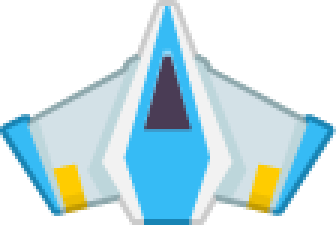
#> input picture projects/gogabox/assets/games/lanes/ship_blue.png, 112 x 75 px (shown 3 times larger); its folder holds 6 pictures in this run; the run also reads 1 picture not shown here
$ python v032_invaders_art.py
#> lines starting #> are read from the running program, lines starting #| are printed output that depends on the picture; after the words box and inside, x2 and y2 are one past the last pixel; in counts of white or black regions, pixels touching at a corner belong together
#!/usr/bin/env python3
# v0.3.2 SPACE INVADERS - the art pass (rebuilt from the owner's contract).
# Paints every invader asset into assets/games/invaders/ :
#   7 crew ships (derived from the lanes hulls - the owner: "edit some ships and
#   change their size and colors"), 11 enemy kinds, 10 bosses, 10 planet plates
#   (+ the neutral scheme), projectiles/VFX and items.
# Deterministic: every random call is seeded. 4x supersample on painted bodies.
import os, math, random
import numpy as np
from PIL import Image, ImageDraw, ImageFilter, ImageChops

ROOT = os.path.dirname(os.path.dirname(os.path.abspath(__file__)))          # projects/gogabox
PROJ = ROOT
LANES = os.path.join(PROJ, "assets", "games", "lanes")
OUT = os.path.join(PROJ, "assets", "games", "invaders")
os.makedirs(OUT, exist_ok=True)

def S(x):  # supersample factor
    return 4 if x <= 400 else 2

def canvas(w, h):
    return Image.new("RGBA", (w * S(w), h * S(h)), (0, 0, 0, 0))

def finish(im, w, h):
    return im.resize((w, h), Image.LANCZOS)

def save(im, w, h, name):
    finish(im, w, h).save(os.path.join(OUT, name))
    print("  wrote", name)

def C(hexs, a=255):
    hexs = hexs.lstrip("#")
    return (int(hexs[0:2], 16), int(hexs[2:4], 16), int(hexs[4:6], 16), a)

def lerp(a, b, t):
    return tuple(int(round(a[i] + (b[i] - a[i]) * t)) for i in range(4))

# [10 lines left out: function glow_layers, not called in this run]

def outline(im, color, width=2):
    """dark outline around the alpha shape (drawn behind)."""
    pad = width + 2
    big = Image.new("RGBA", (im.width + pad * 2, im.height + pad * 2), (0, 0, 0, 0))
    a = im.split()[3]
    mask = a.filter(ImageFilter.MaxFilter(width * 2 + 1))
    tint = Image.new("RGBA", im.size, color)
    big.paste(tint, (pad, pad), mask)
    big.paste(im, (pad, pad), im)
    return big, pad

def V(draw, pts, fill):
    draw.polygon(pts, fill=fill)

def ell(d, cx, cy, rx, ry, fill):
    d.ellipse([cx - rx, cy - ry, cx + rx, cy + ry], fill=fill)

# ---------------------------------------------------------------------------
# PART 1 - THE SSDS CREW SHIPS (lanes hulls, edited: recolor + glow + mount)
# The owner's colors: ember orange, azure blue, verdant green, veteran bright
# red, phantom normal red, hornet white, titan deep red.
# ---------------------------------------------------------------------------

def hueRotate(im, deg):
    """rotate hue of every pixel by deg degrees."""
    arr = np.array(im).astype(np.float32)
    a = arr[..., 3:4] / 255.0
    rgb = arr[..., :3] / 255.0
    mx = rgb.max(-1); mn = rgb.min(-1)
    df = mx - mn + 1e-9
    h = np.zeros_like(mx)
    r, g, b = rgb[..., 0], rgb[..., 1], rgb[..., 2]
    m = mx == r; h[m] = ((g[m] - b[m]) / df[m]) % 6
    m = mx == g; h[m] = (b[m] - r[m]) / df[m] + 2
    m = mx == b; h[m] = (r[m] - g[m]) / df[m] + 4
    h = (h * 60 + deg) % 360
    s = np.where(mx > 0, df / (mx + 1e-9), 0)
    v = mx
    c = v * s
    x = c * (1 - np.abs((h / 60) % 2 - 1))
    mzero = v - c
    hh = (h / 60).astype(int) % 6
    r2 = np.choose(hh, [c, x, np.zeros_like(c), np.zeros_like(c), mzero, v]) + mzero
    g2 = np.choose(hh, [v, c, c, x, np.zeros_like(c), mzero]) + mzero
    b2 = np.choose(hh, [mzero, mzero, v, c, c, x]) + mzero
    out = np.stack([r2, g2, b2], -1)
    res = np.concatenate([out, a], -1)
    res = (np.clip(res, 0, 1) * 255).astype(np.uint8)
    return Image.fromarray(res, "RGBA")

def tint(im, rgb, keep=0.35):
    """blend toward rgb while keeping some original color."""
    arr = np.array(im).astype(np.float32)
    tgt = np.array(rgb[:3], dtype=np.float32)
    arr[..., :3] = arr[..., :3] * keep + tgt * (1 - keep)
    return Image.fromarray(arr.astype(np.uint8), "RGBA")

def cockpit_glow(im, color, fx=0.5, fy=0.30, r=0.13):
    """add a glowing cockpit dot near the nose."""
    w, h = im.size
    glow = Image.new("RGBA", im.size, (0, 0, 0, 0))
    d = ImageDraw.Draw(glow)
    ell(d, w * fx, h * fy, w * r, w * r, color)
    glow = glow.filter(ImageFilter.GaussianBlur(int(w * 0.06) + 1))
    core = Image.new("RGBA", im.size, (0, 0, 0, 0))
    dc = ImageDraw.Draw(core)
    ell(dc, w * fx, h * fy, w * r * 0.45, w * r * 0.45, (255, 255, 255, 230))
    return Image.alpha_composite(Image.alpha_composite(im, glow), core)

def mount_cannons(im, color, y_frac=0.52):
    """twin wing gun pods (metal barrels pointing up) - reads as gear, not holes."""
    w, h = im.size
    layer = Image.new("RGBA", im.size, (0, 0, 0, 0))
    d = ImageDraw.Draw(layer)
    cw = max(5, w // 13)
    for sx in (0.18, 0.82):
        cx = int(w * sx)
        d.rounded_rectangle([cx - cw, int(h * 0.06), cx + cw, int(h * 0.80)], radius=cw, fill=C("#8c99a8"))
        d.rounded_rectangle([cx - cw + 2, int(h * 0.06) + 2, cx + cw - 2, int(h * 0.80)], radius=cw - 2, fill=C("#b7c2cf"))
        d.ellipse([cx - cw, int(h * 0.02), cx + cw, int(h * 0.02) + cw * 2], fill=C("#5d6a78"))
    return Image.alpha_composite(layer, im)

def ship(src, hue, tcol, glow_col, cannons=True, brighten=1.0, name="x"):
    im = Image.open(os.path.join(LANES, src)).convert("RGBA")
    if hue:
        im = hueRotate(im, hue)
    if tcol:
        im = tint(im, tcol, keep=0.30)
    if brighten != 1.0:
        arr = np.array(im).astype(np.float32)
        arr[..., :3] = np.clip(arr[..., :3] * brighten, 0, 255)
        im = Image.fromarray(arr.astype(np.uint8), "RGBA")
    im = cockpit_glow(im, glow_col)
    if cannons:
        im = mount_cannons(im, C("#2b3540"))
    im, pad = outline(im, C("#141820"), 2)
    save(im, im.width // S(im.width) if False else im.width, im.height, name)

def crew_ships():
    print("crew ships (lanes hulls edited):")
    # azure - the protector: keep the blue hull, whiter armor, cyan cockpit
    ship("ship_blue.png", 0, C("#bfe8ff"), C("#9ff2ff", 200), brighten=1.08, name="ship_azure.png")
#> in ship, im is the input picture: PIL image 112x75 RGBA; mean R, G, B, A 82.9, 108.4, 115, 136.4
#> in cockpit_glow, `glow = Image.new("RGBA", im.size, (0, 0, 0, 0))`: glow: PIL image 112x75 RGBA; every value is 0
#> in outline, `big = Image.new("RGBA", (im.width + pad * 2, im.height + pad * 2), (0,..`: big: PIL image 120x83 RGBA; every value is 0
#> in outline, `big.paste(im, (pad, pad), im)`:
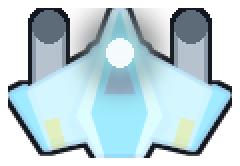
#> big: PIL image 120x83 RGBA (shown 2 times larger); mean R, G, B, A 100.8, 122.7, 129.3, 165.1; transparent parts drawn white
#> in ship, `im, pad = outline(im, C("#141820"), 2)`: pad = 4
    # ember - hotter orange with red edges
    ship("ship_orange.png", -8, C("#ff9a2a"), C("#ffd27a", 210), name="ship_ember.png")
#> call 2 of ship, with src = 'ship_orange.png', hue = -8, tcol = (255, 154, 42, 255), glow_col = (255, 210, 122, 210), cannons = True, brighten = 1, name = 'ship_ember.png'
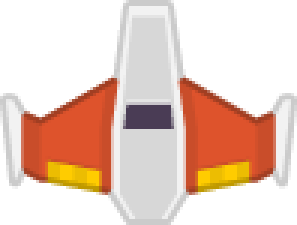
#> input picture archive/games_v042/assets/lanes/ship_orange.png, 99 x 75 px, found by its file name (shown 3 times larger)
#> in ship, im is the input picture: PIL image 99x75 RGBA; mean R, G, B, A 109.3, 81.3, 67.7, 128.3
#> in hueRotate, `m = mx == r`:
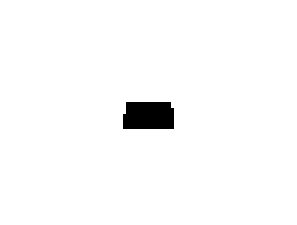
#> m: shape (75, 99) bool (shown 3 times larger); 98% white; 1 black region, box (x1, y1, x2, y2) and area: (41, 34, 58, 43) 147
#> in hueRotate, `m = mx == g`: m: shape (75, 99) bool; 73.1% white; 3 black regions, box (x1, y1, x2, y2) and area: (59, 25, 92, 65) 926, (7, 25, 40, 65) 923, (41, 34, 58, 43) 147
#> in hueRotate, `m = mx == b`: m: shape (75, 99) bool; 75.1% white; 2 black regions, box (x1, y1, x2, y2) and area: (59, 25, 92, 65) 926, (7, 25, 40, 65) 923
#> in hueRotate, `x = c * (1 - np.abs((h / 60) % 2 - 1))`:
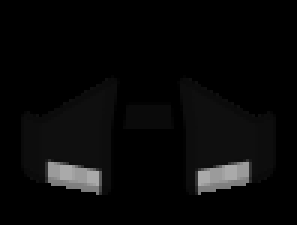
#> x: shape (75, 99) float32 (shown 3 times larger); min 0, max 0.667, mean 0.034
#> in hueRotate, `hh = (h / 60).astype(int) % 6`:
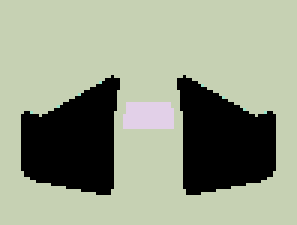
#> hh: shape (75, 99) int64 (shown 3 times larger); 4 distinct labels, from 0 to 5; one colour per label, 0 black
#> in hueRotate, `out = np.stack([r2, g2, b2], -1)`:
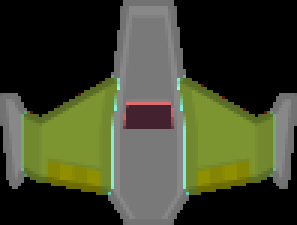
#> out: shape (75, 99, 3) float32 (shown 3 times larger); mean of channels 0, 1, 2 0.434, 0.468, 0.306; drawn with min black and max white
#> call 2 of tint, with rgb = (255, 154, 42, 255), keep = 0.3
#> in tint (call 2), `arr[..., :3] = arr[..., :3] * keep + tgt * (1 - keep)`:
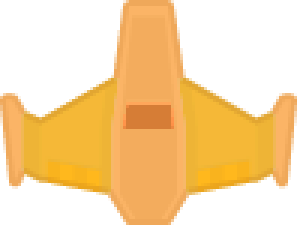
#> arr: shape (75, 99, 4) float32 (shown 3 times larger); mean R, G, B, A 211.6, 142.8, 52.5, 128.3; transparent parts drawn white
    # verdant - emerald push
    ship("ship_green.png", 6, C("#3ecf6e"), C("#a6ffbe", 200), name="ship_verdant.png")
    # veteran - BRIGHT red (owner said bright red, not orange-red)
    ship("ship_veteran.png", 175, C("#ff2222"), C("#ffb0b0", 210), brighten=1.16, name="ship_veteran.png")
    # phantom - normal red, stealthy dark panels
    ship("ship_phantom.png", 180, C("#d93636"), C("#ff9d9d", 190), brighten=0.94, name="ship_phantom.png")
    # hornet - WHITE hull with amber stripes
    ship("ship_horn.png", 0, C("#f2f5f8"), C("#ffd76a", 220), brighten=1.22, name="ship_hornet.png")
    # titan - deep red armored, smaller (the lanes titan was huge)
    im = Image.open(os.path.join(LANES, "ship_titan.png")).convert("RGBA")
    im = tint(hueRotate(im, 168), C("#8f1d2c"), keep=0.42)
    im = cockpit_glow(im, C("#ff6a5a", 210))
    im, pad = outline(im, C("#141820"), 2)
    im = im.resize((int(im.width * 0.66), int(im.height * 0.66)), Image.LANCZOS)
    save(im, im.width, im.height, "ship_titan.png")

# ---------------------------------------------------------------------------
# PART 2 - THE ENEMIES (11 kinds, alien tech, neon cores, Kenney-flat style)
# ---------------------------------------------------------------------------

# [197 lines left out: functions body_base, core_glow, finish_body, enemy_grunt, enemy_swift, enemy_aimer and 9 more, not called in this run]

def boss_core(im, color, r=0.17, fy=0.46):
    return core_glow(im, color, fy=fy, r=r)

def boss_finish(im, w, h, name):
    finish_body(im, w, h, name, oc="#0e1016", ow=3)

# [153 lines left out: functions boss_triton, boss_monarch, boss_duke, boss_storm, boss_reaver, boss_mimic and 4 more, not called in this run]

# ---------------------------------------------------------------------------
# PART 4 - THE PLANET PLATES (960x540, painted; x2 scale on the 1920 design).
# Each = atmosphere gradient + bottom surface arc + sky details + stars.
# Real-world data drives every palette/detail (the owner's law).
# ---------------------------------------------------------------------------

BW, BH = 960, 540

# [143 lines left out: functions stars, grad, surface_arc, quantize_save, plate, d_neptune and 9 more, not called in this run]

def d_neutral(im, d):
    return im

# [139 lines left out: functions planet_plates, bolt, part5, not called in this run]

# ---------------------------------------------------------------------------

if __name__ == "__main__":
    print("v0.3.2 SPACE INVADERS art pass ->", OUT)
#> (the run stopped early here; a loop or call above may not have finished)
